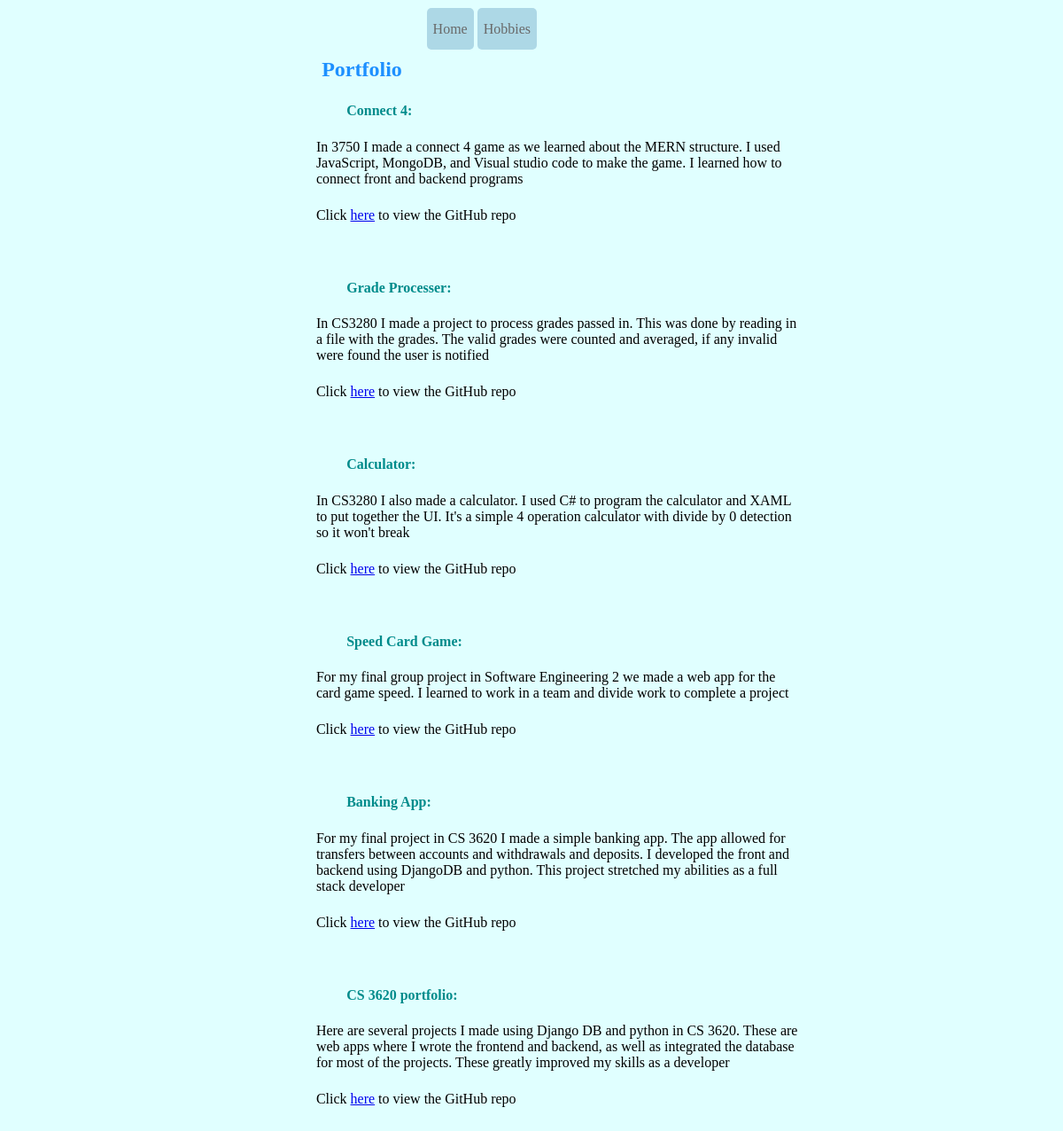
The page /portfolio/ on the database its author committed.
### PortfolioDatabase/models.py (models this page shows, shortened)
class Portfolio(models.Model):
    name = models.CharField(max_length=100)
    description = models.CharField(max_length=400)
    image = models.ImageField(default='fallback.png', blank=True)
    link = models.URLField(max_length=500, default="https://github.com/ethanMinson?tab=repositories")
    slug = models.SlugField()

### PortfolioDatabase/views.py (the view)
# urls.py: path("portfolio/", views.portfolio, name="portfolio"),
def portfolio(request):
    portfolio_list = Portfolio.objects.all()
    context = {"portfolio_list": portfolio_list}
    return render(request, "PortfolioDatabase/portfolio.html", context)

### PortfolioDatabase/templates/PortfolioDatabase/portfolio.html (shortened to what this page needs)
<!DOCTYPE html>
{% load static %}
<html lang="en">
    <head>
        <link rel="stylesheet" href="../../../static/style.css">
    </head>
    <body>
        {% if portfolio_list %}
            <div class="nav-control">
            <a href="/" style="margin-left: 40%" class="btn">Home</a>
            <a href="/hobbies/" class="btn">Hobbies</a>
            </div>
            <h2 class="detailed">Portfolio</h2>
            <ul class="detailed">
            {% for project in portfolio_list %}
                <li>
                    <h4 class="detailed">
                        <a href="{% url 'portfolio_view' slug=project.slug %}" class="port_item">{{ project.name }}:</a>
                    </h4>
                    <p class="dispPage">{{ project.description }}</p>
                        <p class="dispPage">Click <a href="{{ project.link }}" target="_blank" rel="noopener noreferrer">here</a> to view the GitHub repo</p>
                <br>
                </li>
            {% endfor %}
            </ul>
        {% else %}
            <p>No portfolio is available.</p>
        {% endif %}
    </body>
</html>

### static/style.css (style rules this page uses)
.btn { padding: 15px 7px; background-color: lightblue; text-decoration: none; color: dimgray; border-radius: 5px; margin-top: 25px; }
li { list-style-type: none; }
p.dispPage { width: 550px; margin: 2% 27%; }
h2.detailed { margin: 2% 30%; color: dodgerblue; }
body { background-color: lightcyan; }
ul.detailed { list-style-type: circle; }
h4.detailed { margin: 2% 30%; color: darkcyan; }
.port_item { text-decoration: none; color: darkcyan; }
.nav-control { margin-top: 2%; }

### rows shown on the page
Portfolio: name "Connect 4", description "In 3750 I made a connect 4 game as we learned about the MERN structure. I used JavaScript, MongoDB, and Visual studio code to make the game. I learned how to connect front and backend programs"
Portfolio: name "Grade Processer", description "In CS3280 I made a project to process grades passed in. This was done by reading in a file with the grades. The valid grades were counted and averaged, if any invalid were found the user is notified"
Portfolio: name "Calculator", description "In CS3280 I also made a calculator. I used C# to program the calculator and XAML to put together the UI. It's a simple 4 operation calculator with divide by 0 detection so it won't break"
Portfolio: name "Speed Card Game", description "For my final group project in Software Engineering 2 we made a web app for the card game speed. I learned to work in a team and divide work to complete a project"
Portfolio: name "Banking App", description "For my final project in CS 3620 I made a simple banking app. The app allowed for transfers between accounts and withdrawals and deposits. I developed the front and backend using DjangoDB and python. This project stretched my abilities as a full stack developer"
Portfolio: name "CS 3620 portfolio", description "Here are several projects I made using Django DB and python in CS 3620. These are web apps where I wrote the frontend and backend, as well as integrated the database for most of the projects. These greatly improved my skills as a developer"
